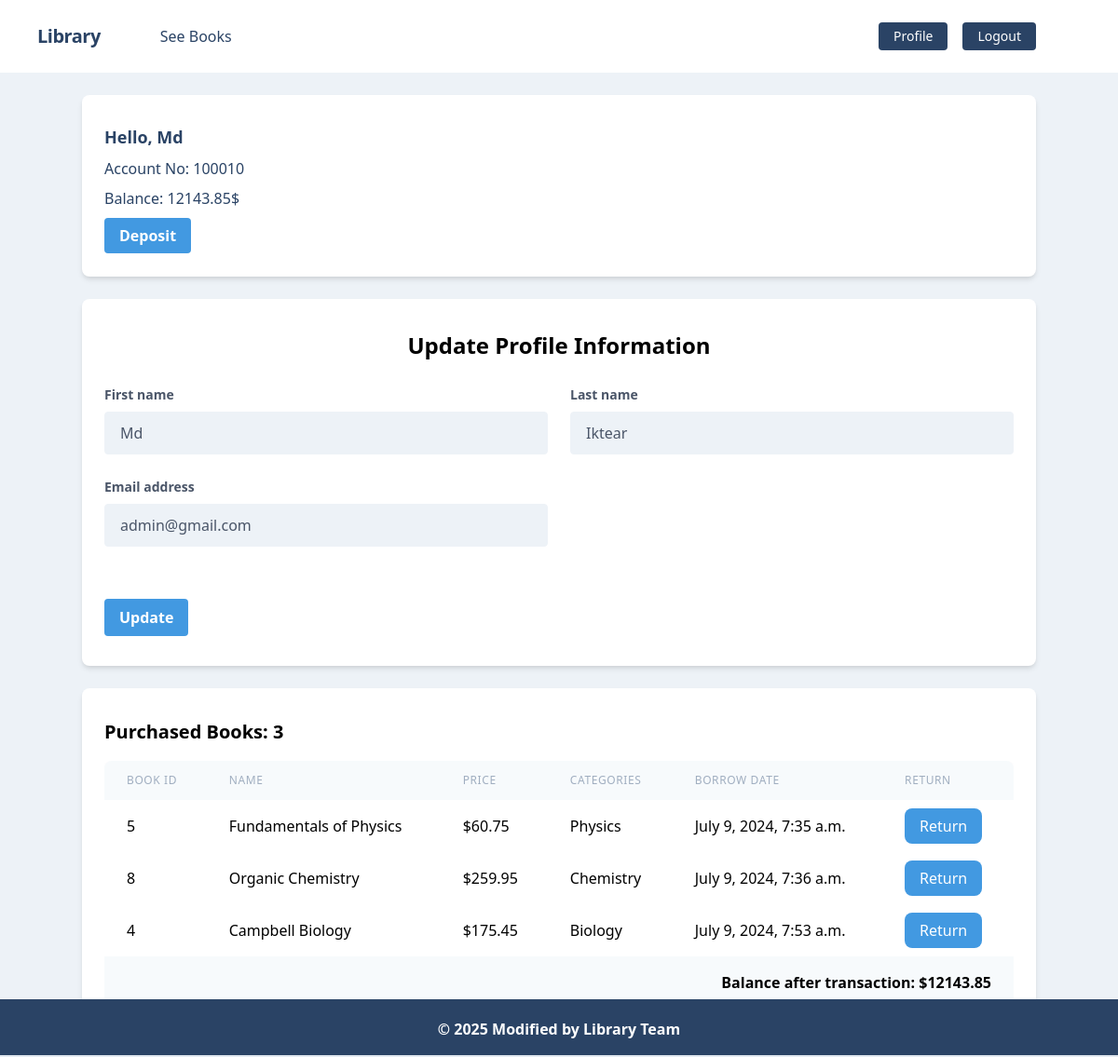
/accounts/profile/ (signed in), run on the app's committed database.
### account/models.py (models this page shows, shortened)
class UserAccount(models.Model):
    user=models.OneToOneField(User,related_name='account',on_delete=models.CASCADE)
    account_no = models.IntegerField(unique=True)
    balance = models.DecimalField(default=0, max_digits=12, decimal_places=2)

### library/models.py (models this page shows, shortened)
class Order(models.Model):
    user = models.ForeignKey(User, on_delete=models.CASCADE)
    book = models.ForeignKey(Book, on_delete=models.CASCADE)  # Ensure field name is 'book'
    quantity = models.PositiveIntegerField(default=1)
    order_date = models.DateTimeField(auto_now_add=True)

class Book(models.Model):
    image = models.ImageField(upload_to='media/uploads/', blank=True, null=True)
    name = models.CharField(max_length=100)
    description = models.TextField()
    quantity = models.PositiveIntegerField()
    price = models.DecimalField(max_digits=10, decimal_places=2)
    category = models.ForeignKey(Category, related_name='books', on_delete=models.CASCADE)

class Category(models.Model):
    name = models.CharField(max_length=100)
    slug = models.SlugField(max_length=100, unique=True, null=True, blank=True)
    def __str__(self):
        return self.name
    class Meta:
        app_label = 'library'

### account/views.py (the view)
# urls.py: path('profile/', user_profile,name='user_profile' ),
@login_required
def user_profile(request):
    if request.method == 'POST':
        form = editUserForm(request.POST, instance=request.user)
        if form.is_valid():
            form.save()
            messages.success(request, 'Profile updated successfully')
            return redirect('profile')
    else:
        form = editUserForm(instance=request.user)
    orders = Order.objects.filter(user=request.user)  # Adjust the field according to your model
    return render(request, 'accounts/profile.html', {'form': form, 'orders': orders})

### account/forms.py
class editUserForm(UserChangeForm):
    password = None
    class Meta:
        model = User
        fields = ['username', 'first_name', 'last_name', 'email']
    def __init__(self, *args, **kwargs):
        super().__init__(*args, **kwargs)
        for field in self.fields:
            self.fields[field].widget.attrs.update({
                'class': (
                    'appearance-none block w-full bg-gray-200 '
                    'text-gray-700 border border-gray-200 rounded '
                    'py-3 px-4 leading-tight focus:outline-none '
                    'focus:bg-white focus:border-gray-500'
                )
            })

### account/templates/accounts/profile.html (shortened to what this page needs)
{% extends 'base.html' %}
{% load static %}
{% block content %}
<div class="container m-auto bg-white px-6 py-8 rounded-lg shadow-md my-6">
    <section>
        <p class="text-blue-900 font-bold text-lg mb-2">Hello, {{ request.user.first_name }}</p>
        <p class="text-blue-900 font-medium mb-2">Account No: {{ request.user.account.account_no }}</p>
        <p class="text-blue-900 font-medium mb-4">Balance: {{ request.user.account.balance }}$</p>
        <a href="{% url 'deposit_money' %}" class="bg-blue-500 hover:bg-blue-700 text-white font-bold py-2 px-4 rounded focus:outline-none focus:shadow-outline">
            Deposit
        </a>
    </section>
</div>
<div class="container m-auto bg-white px-6 py-8 rounded-lg shadow-md">
    <h1 class="font-bold text-2xl text-center mb-6">Update Profile Information</h1>
    <form method="post" class="space-y-6">
        <div class="grid grid-cols-1 md:grid-cols-2 gap-6">
            <div>
                <label class="block text-gray-700 text-sm font-bold mb-2" for="{{ form.first_name.id_for_label }}">
                    {{ form.first_name.label }}
                </label>
                {{ form.first_name }}
            </div>
            <div>
                <label class="block text-gray-700 text-sm font-bold mb-2" for="{{ form.last_name.id_for_label }}">
                    {{ form.last_name.label }}
                </label>
                {{ form.last_name }}
            </div>
            <div>
                <label class="block text-gray-700 text-sm font-bold mb-2" for="{{ form.email.id_for_label }}">
                    {{ form.email.label }}
                </label>
                {{ form.email }}
            </div>
            <div>
            </div>
            <div>
            </div>
        </div>
        <button class="bg-blue-500 hover:bg-blue-700 text-white font-bold py-2 px-4 rounded focus:outline-none focus:shadow-outline" type="submit">
            Update
        </button>
    </form>
</div>
<div class="container m-auto bg-white px-6 py-8 rounded-lg shadow-md mt-6">
    <h2 class="text-xl font-bold mb-4">Purchased Books: {{ orders|length }}</h2>
    <div class="overflow-x-auto">
        <table class="min-w-full bg-white border-gray-200 shadow-md rounded-lg overflow-hidden">
            <thead class="bg-gray-100">
                <tr>
                    <th class="px-6 py-3 text-left text-xs font-medium text-gray-500 uppercase tracking-wider">Book ID</th>
                    <th class="px-6 py-3 text-left text-xs font-medium text-gray-500 uppercase tracking-wider">Name</th>
                    <th class="px-6 py-3 text-left text-xs font-medium text-gray-500 uppercase tracking-wider">Price</th>
                    <th class="px-6 py-3 text-left text-xs font-medium text-gray-500 uppercase tracking-wider">Categories</th>
                    <th class="px-6 py-3 text-left text-xs font-medium text-gray-500 uppercase tracking-wider">Borrow Date</th>
                    <th class="px-6 py-3 text-left text-xs font-medium text-gray-500 uppercase tracking-wider">Return</th>
                </tr>
            </thead>
            <tbody>
                {% for order in orders %}
                    <tr>
                        <td class="px-6 py-4 whitespace-nowrap">{{ order.book.id }}</td>
                        <td class="px-6 py-4 whitespace-nowrap">{{ order.book.name }}</td>
                        <td class="px-6 py-4 whitespace-nowrap">${{ order.book.price }}</td>
                        <td class="px-6 py-4 whitespace-nowrap">{{ order.book.category }}</td>
                        <td class="px-6 py-4 whitespace-nowrap">{{ order.order_date }}</td>
                        <td class="px-6 py-4 whitespace-nowrap">
                            <a href="{% url 'return_book' order.book.id %}" class="bg-blue-500 hover:bg-blue-700 text-white py-2 px-4 rounded-lg">
                                Return
                            </a>
                        </td>
                    </tr>
                {% empty %}
                    <tr>
                        <td colspan="6" class="px-6 py-4 text-center">You have not purchased any books yet.</td>
                    </tr>
                {% endfor %}
                <tr class="bg-gray-100">
                    <td colspan="6" class="px-6 py-4 text-right font-bold">Balance after transaction: ${{ request.user.account.balance }}</td>
                </tr>
            </tbody>
        </table>
    </div>
</div>
{% endblock %}

### data on the page
Order: book.id "5", book.name "Fundamentals of Physics", book.price "60.75", book.category "Physics", order_date "July 9, 2024, 7:35 a.m."
Order: book.id "8", book.name "Organic Chemistry", book.price "259.95", book.category "Chemistry", order_date "July 9, 2024, 7:36 a.m."
Order: book.id "4", book.name "Campbell Biology", book.price "175.45", book.category "Biology", order_date "July 9, 2024, 7:53 a.m."

### other printed values
{{ request.user.first_name }} "Md"
{{ request.user.account.account_no }} "100010"
{{ request.user.account.balance }} "12143.85"
{{ orders|length }} "3"
